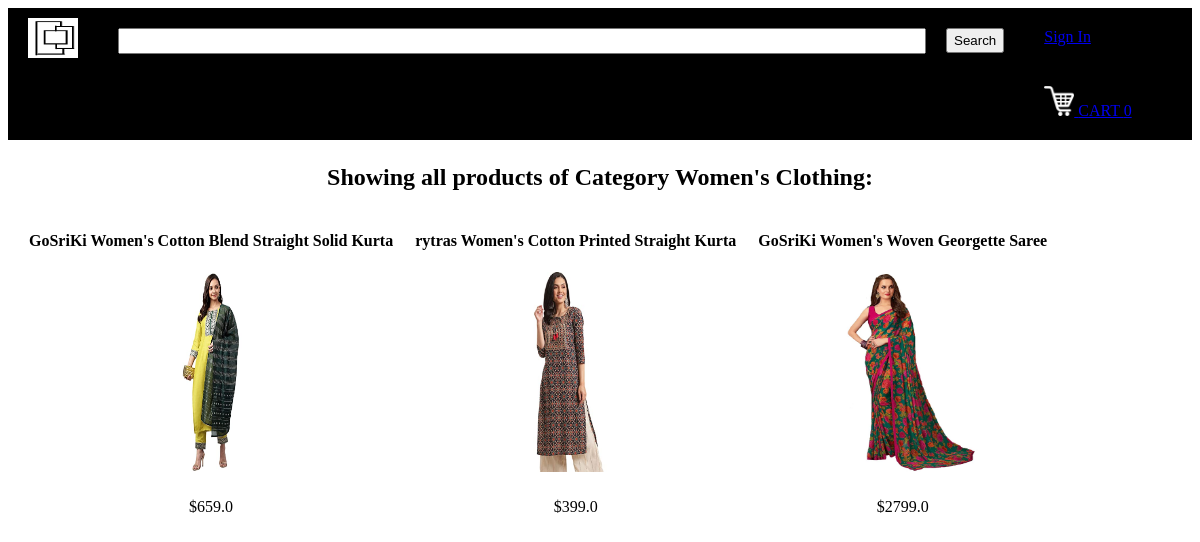
The page /displayCategory?categoryId=2 on the database its author committed.
### tables this page shows
CREATE TABLE categories
		(categoryId INTEGER PRIMARY KEY,
		name TEXT
		);

CREATE TABLE "products" (
	"productId"	INTEGER,
	"name"	TEXT,
	"price"	REAL,
	"description"	TEXT,
	"image"	TEXT,
	"stock"	INTEGER,
	"categoryId"	INTEGER,
	"SellerID"	INTEGER,
	FOREIGN KEY("categoryId") REFERENCES "categories"("categoryId"),
	PRIMARY KEY("productId")
);

### main.py (the view)
@app.route("/displayCategory")
def displayCategory():
        loggedIn, firstName, noOfItems = getLoginDetails()
        categoryId = request.args.get("categoryId")
        with sqlite3.connect('database.db') as conn:
            cur = conn.cursor()
            cur.execute("SELECT products.productId, products.name, products.price, products.image, categories.name FROM products, categories WHERE products.categoryId = categories.categoryId AND categories.categoryId = ?", (categoryId, ))
            data = cur.fetchall()
        conn.close()
        categoryName = data[0][4]
        data = parse(data)
        return render_template('displayCategory.html', data=data, loggedIn=loggedIn, firstName=firstName, noOfItems=noOfItems, categoryName=categoryName)

### main.py (called while the page is built)
def getLoginDetails():
    with sqlite3.connect('database.db') as conn:
        cur = conn.cursor()
        if 'email' not in session:
            loggedIn = False
            firstName = ''
            noOfItems = 0
        else:
            loggedIn = True
            cur.execute("SELECT userId, firstName FROM users WHERE email = ?", (session['email'], ))
            userId, firstName = cur.fetchone()
            cur.execute("SELECT count(productId) FROM kart WHERE userId = ?", (userId, ))
            noOfItems = cur.fetchone()[0]
    conn.close()
    return (loggedIn, firstName, noOfItems)

def parse(data):
    ans = []
    i = 0
    while i < len(data):
        curr = []
        for j in range(7):
            if i >= len(data):
                break
            curr.append(data[i])
            i += 1
        ans.append(curr)
    return ans

### templates/displayCategory.html (shortened to what this page needs)
<!DOCTYPE HTML>
<html>
<head>
<link rel="stylesheet" href={{ url_for('static', filename='css/home.css') }} />
<link rel="stylesheet" href={{ url_for('static', filename='css/topStyle.css') }} />
</head>
<body>
<div id="title">
	<a href="/">
		<img id="logo" src= {{ url_for('static', filename='images/logo.png') }} />
	</a>
	<form>
		<input id="searchBox" type="text" name="searchQuery">
		<input id="searchButton" type="submit" value="Search">
	</form>
	{% if not loggedIn %}
	<div id="signInButton">
		<a class="link" href="/loginForm">Sign In</a>
	</div>
	{% endif %}
	<div id="kart">
		<a class="link" href="/cart">
			<img src={{url_for('static', filename='images/shoppingCart.png')}} id="cartIcon" />
			CART {{noOfItems}}
		</a>
	</div>
</div>
<div>
	<h2>Showing all products of Category {{categoryName}}:</h2>
	{% for itemData in data %}
	<table>
		<tr id="productName">
			{% for row in itemData %}
			<td>
				{{row[1]}}
			</td>
			{% endfor %}
		</tr>
		<tr id="productImage">
			{% for row in itemData %}
			<td>
				<a href="/productDescription?productId={{row[0]}}">
					<img src={{ url_for('static', filename='uploads/' + row[3]) }} id="itemImage" />
				</a>
			</td>
			{% endfor %}
		</tr>
		<tr id="productPrice">
			{% for row in itemData %}
			<td>
				${{row[2]}}
			</td>
			{% endfor %}
		</tr>
	</table>
	{% endfor %}
</div>
</body>
</html>

### static/css/home.css (style rules this page uses)
body { text-align:center; }
h2 { text-align:center }
#itemImage { height: 200px; width: 150px; }
table { border-spacing: 20px; }
#productName { text-align: center; font-weight: bold; }
#productPrice { text-align: center; }

### static/css/topStyle.css (style rules this page uses)
#logo { height: 40px; width: 50px; margin-left: 20px; margin-top: 10px; margin-bottom: 10px; margin-right: 20px; float: left; }
#title { background-color: black; display: inline-block; width: 100%; }
#searchBox { height: 20px; width: 800px; margin-left: 20px; margin-top: 20px; margin-bottom: 20px; margin-right: 20px; float: left; font-size: 1.5em; }
#searchButton { height: 25px; margin-top: 20px; margin-bottom: 20px; margin-right: 20px; float: left; }
#signInButton { color: yellow; margin-top: 20px; margin-bottom: 20px; margin-left: 20px; margin-right: 20px; float: left; }
#kart { color: white; margin-top: 20px; margin-bottom: 20px; margin-left: 20px; margin-right: 20px; float: left; }
#cartIcon { height: 30px; width: 30px; }

### rows shown on the page
categories: name "Women's Clothing"
products: name "GoSriKi Women's Cotton Blend Straight Solid Kurta", image (picture), price "659.0"
products: name "rytras Women's Cotton Printed Straight Kurta", image (picture), price "399.0"
products: name "GoSriKi Women's Woven Georgette Saree", image (picture), price "2799.0"

### other values the page prints
{{ noOfItems }} "0"
